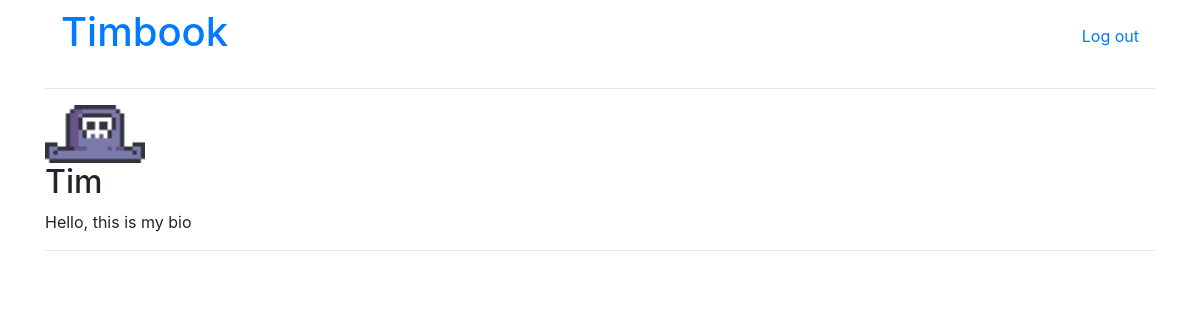
The page /users/Tim/ on the database as committed earlier.
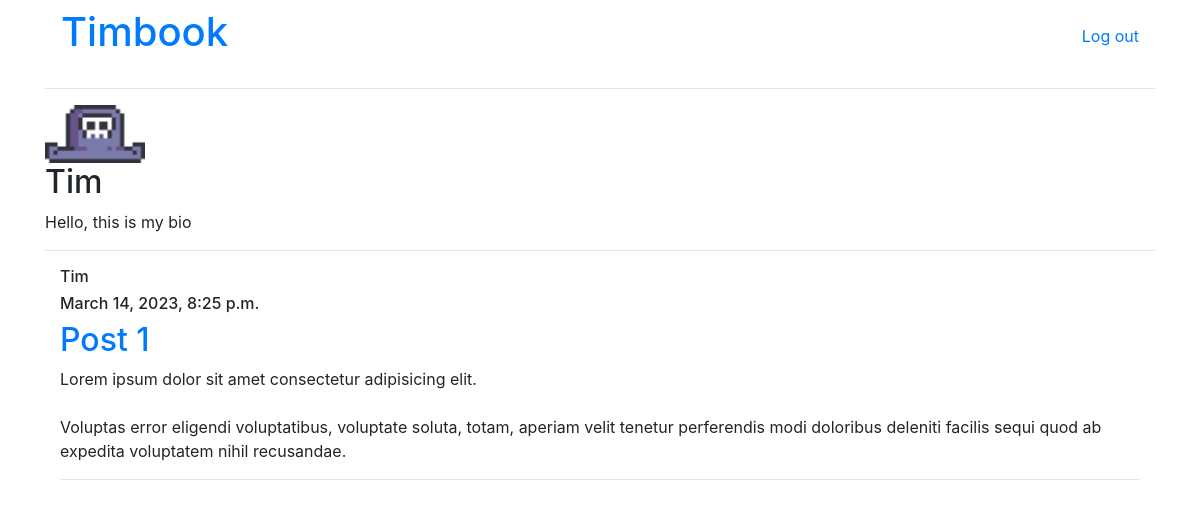
The same page on the database as committed later.
### newsfeed/models.py (models this page shows, shortened)
class Post(models.Model):
    author = models.ForeignKey(User, on_delete=models.CASCADE)
    title = models.CharField(max_length=100)
    content = models.TextField()
    date_posted = models.DateTimeField(default=timezone.now)

### users/views.py (the view)
# urls.py: path('<str:username>/', UserPostListView.as_view(), name="profile"),
class UserPostListView(ListView):
    model = Post
    template_name = "users/profile.html"
    context_object_name = "posts"
    def get_queryset(self):
        user = get_object_or_404(User, username=self.kwargs.get('username'))
        return Post.objects.filter(author=user).order_by('-date_posted')
    def get_context_data(self, **kwargs):
        context = super().get_context_data(**kwargs)
        username = self.kwargs['username']
        user = get_object_or_404(User, username=username)
        context['profile_user'] = user
        return context

### users/templates/users/profile.html (shortened to what this page needs)
{%  extends "newsfeed/layout.html" %}
{% block body %}
    <div class="navbar">
        <a href="{% url 'newsfeed:main' %}"><h1>Timbook</h1></a>
        <a href="{% url 'users:logout' %}">Log out</a>
    </div>
    <hr>
    <img src="{{ profile_user.profile.image.url }}" width="100px">
    <h2>{{ profile_user.username }}</h2>
    <p>{{ profile_user.profile.bio|linebreaksbr|add:' '|safe }}</p>
    <hr>
    {% for post in posts %}
        <div class="container">
            <h6>{{ post.author }}</h6>
            <h6>{{ post.date_posted }}</h6>
            <a href="{% url 'newsfeed:post_detail' post.id %}"><h2>{{ post.title }}</h2></a>
            <p>{{ post.content|linebreaksbr|add:' '|safe }}</p>
            <hr>
        </div>
    {% endfor %}
{% endblock %}

Rows that differ between the two databases and show on the page:
added Post: author "Tim", date_posted "March 14, 2023, 8:25 p.m.", title "Post 1", content|add "Lorem ipsum dolor sit amet consectetur adipisicing elit. Voluptas error eligendi voluptatibus, voluptate soluta, totam, aperiam velit tenetur perferendis modi doloribus deleniti facilis sequi quod ab expedita voluptatem nihil recusandae."
